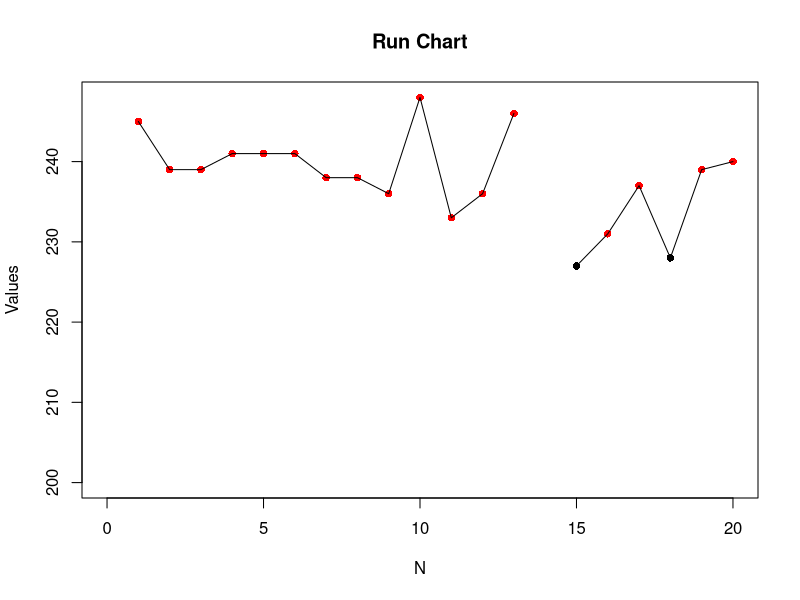

Here is the R script that generated this plot:
## Generate a random sample of 100 numbers from a normal distribution
## with mean 10 and standard deviation of 2
# Given information (but calculate yourself
# from https://openmv.net/info/rubber-colour)
BinMean <- function (vec, every, na.rm = FALSE) {
  n <- length(vec)
  x <- .apply(vec, 1, n %/% every, na.rm)
  r <- n %% every
  if (r) x <- c(x, mean.default(vec[(n - r + 1):n], na.rm = na.rm))
  x
  }

xbar = c(245, 239, 239, 241, 241, 241, 238,
         238, 236, 248, 233, 236, 246, 253,
         227, 231, 237, 228, 239, 240)

# Number of measurements per subgroup
N.sub = 5


#BinMean(a, every = 10)
# Average of the 20 standard deviations
# of the 20 subgroups
S = 9.28

# xdb = x double bar = overall mean =
#       mean of the means
xdb = mean(xbar)

num.an = sqrt(2) * gamma(N.sub/2)
den.an = sqrt(N.sub-1) * gamma((N.sub-1)/2)
an = num.an / den.an

LCL = xdb - (3 * S/(an * sqrt(N.sub)))
UCL = xdb + (3 * S/(an * sqrt(N.sub)))
paste0('Control limits: [', round(LCL, 2),
       '; ', round(UCL,2), ']')

paste0('Number > UCL: ', sum(xbar > UCL))
paste0('Number < LCL: ', sum(xbar < LCL))

# Exclude the one subgroup above the UCL.
# Do this by setting it to 'NA' (missing)
xbar[xbar > UCL] = NA

# Calculate the mean, removing missing
# values (ignore it).
xdb = mean(xbar, na.rm=TRUE)

# 'S' will change also. If you download the
# raw data (link above), you can prove
# that the new 'S' will be:
S = 9.68

# The 'an' and 'N.sub' will not change.

LCL = xdb - (3 * S/(an * sqrt(N.sub)))
UCL = xdb + (3 * S/(an * sqrt(N.sub)))
paste0('Control limits: [', round(LCL, 0),
       '; ', round(UCL,0), ']')

plot(x = 1,
     type = "n",
     xlim = c(0, length(xbar)), 
     ylim = c(200, max(xbar, na.rm = TRUE)),
     pch = 16,
     xlab = "N", 
     ylab = "Values",
     main = "Run Chart")

points(x= 1:length(xbar), y = xbar, pch=16, col=ifelse(xbar>230, "red", "black"))
lines(x = 1:length(xbar) , y = xbar, type = "l")
